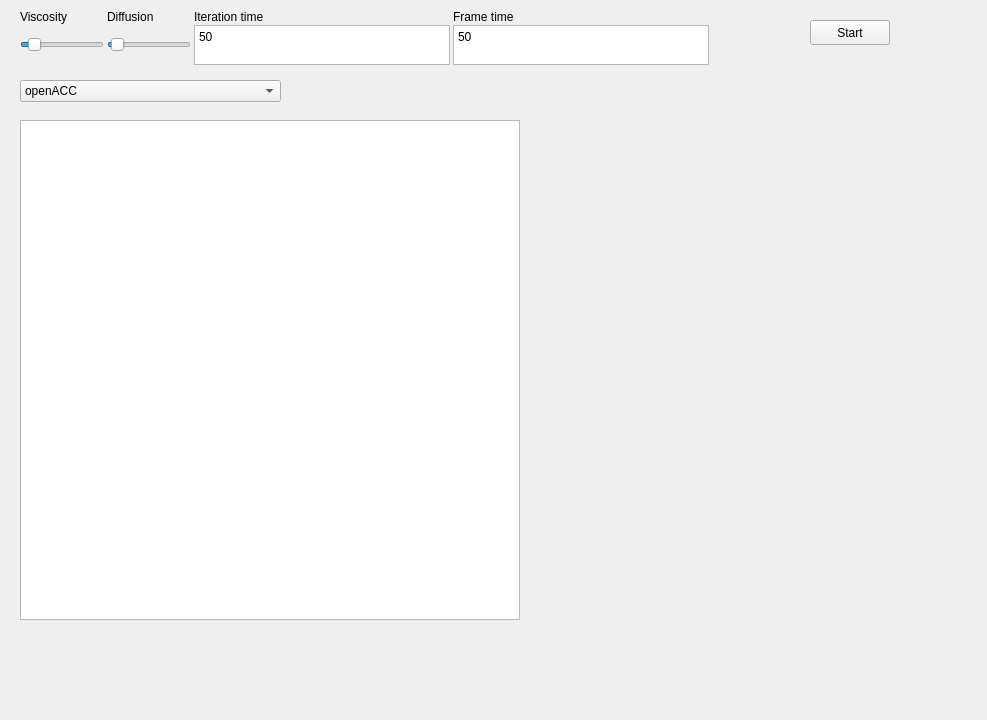
<?xml version="1.0" encoding="UTF-8"?>
<ui version="4.0">
 <class>MainWindow</class>
 <widget class="QMainWindow" name="MainWindow">
  <property name="geometry">
   <rect>
    <x>0</x>
    <y>0</y>
    <width>987</width>
    <height>720</height>
   </rect>
  </property>
  <property name="windowTitle">
   <string>MainWindow</string>
  </property>
  <widget class="QWidget" name="centralwidget">
   <widget class="MyGraphicsView" name="graphicsView">
    <property name="geometry">
     <rect>
      <x>20</x>
      <y>120</y>
      <width>500</width>
      <height>500</height>
     </rect>
    </property>
    <property name="sizePolicy">
     <sizepolicy hsizetype="Expanding" vsizetype="Expanding">
      <horstretch>0</horstretch>
      <verstretch>0</verstretch>
     </sizepolicy>
    </property>
   </widget>
   <widget class="QPushButton" name="pushButton">
    <property name="geometry">
     <rect>
      <x>810</x>
      <y>20</y>
      <width>80</width>
      <height>25</height>
     </rect>
    </property>
    <property name="text">
     <string>Start</string>
    </property>
   </widget>
   <widget class="QWidget" name="layoutWidget">
    <property name="geometry">
     <rect>
      <x>20</x>
      <y>10</y>
      <width>741</width>
      <height>64</height>
     </rect>
    </property>
    <layout class="QGridLayout" name="gridLayout">
     <property name="sizeConstraint">
      <enum>QLayout::SetFixedSize</enum>
     </property>
     <property name="horizontalSpacing">
      <number>3</number>
     </property>
     <property name="verticalSpacing">
      <number>1</number>
     </property>
     <item row="1" column="0">
      <widget class="QSlider" name="ViscositySlider">
       <property name="minimum">
        <number>1</number>
       </property>
       <property name="maximum">
        <number>999</number>
       </property>
       <property name="singleStep">
        <number>25</number>
       </property>
       <property name="sliderPosition">
        <number>100</number>
       </property>
       <property name="orientation">
        <enum>Qt::Horizontal</enum>
       </property>
      </widget>
     </item>
     <item row="1" column="2">
      <widget class="QPlainTextEdit" name="iterationTime">
       <property name="enabled">
        <bool>true</bool>
       </property>
       <property name="sizePolicy">
        <sizepolicy hsizetype="Fixed" vsizetype="Minimum">
         <horstretch>0</horstretch>
         <verstretch>0</verstretch>
        </sizepolicy>
       </property>
       <property name="maximumSize">
        <size>
         <width>16777215</width>
         <height>40</height>
        </size>
       </property>
       <property name="font">
        <font>
         <pointsize>9</pointsize>
        </font>
       </property>
       <property name="accessibleName">
        <string notr="true"/>
       </property>
       <property name="accessibleDescription">
        <string notr="true"/>
       </property>
       <property name="inputMethodHints">
        <set>Qt::ImhDigitsOnly</set>
       </property>
       <property name="lineWrapMode">
        <enum>QPlainTextEdit::NoWrap</enum>
       </property>
       <property name="plainText">
        <string notr="true">50</string>
       </property>
       <property name="tabStopDistance">
        <double>50.000000000000000</double>
       </property>
       <property name="placeholderText">
        <string notr="true">ms</string>
       </property>
      </widget>
     </item>
     <item row="1" column="1">
      <widget class="QSlider" name="DiffusionSlider">
       <property name="minimum">
        <number>1</number>
       </property>
       <property name="maximum">
        <number>1000</number>
       </property>
       <property name="sliderPosition">
        <number>51</number>
       </property>
       <property name="orientation">
        <enum>Qt::Horizontal</enum>
       </property>
      </widget>
     </item>
     <item row="0" column="1">
      <widget class="QLabel" name="label">
       <property name="text">
        <string>Diffusion</string>
       </property>
      </widget>
     </item>
     <item row="0" column="0">
      <widget class="QLabel" name="label_2">
       <property name="text">
        <string>Viscosity</string>
       </property>
      </widget>
     </item>
     <item row="0" column="2">
      <widget class="QLabel" name="label_3">
       <property name="text">
        <string>Iteration time</string>
       </property>
      </widget>
     </item>
     <item row="0" column="3">
      <widget class="QLabel" name="label_4">
       <property name="text">
        <string>Frame time</string>
       </property>
      </widget>
     </item>
     <item row="1" column="3">
      <widget class="QPlainTextEdit" name="frameTime">
       <property name="enabled">
        <bool>true</bool>
       </property>
       <property name="sizePolicy">
        <sizepolicy hsizetype="Fixed" vsizetype="Minimum">
         <horstretch>0</horstretch>
         <verstretch>0</verstretch>
        </sizepolicy>
       </property>
       <property name="maximumSize">
        <size>
         <width>16777215</width>
         <height>40</height>
        </size>
       </property>
       <property name="font">
        <font>
         <pointsize>9</pointsize>
        </font>
       </property>
       <property name="inputMethodHints">
        <set>Qt::ImhDigitsOnly</set>
       </property>
       <property name="plainText">
        <string notr="true">50</string>
       </property>
       <property name="placeholderText">
        <string notr="true">ms</string>
       </property>
      </widget>
     </item>
    </layout>
   </widget>
   <widget class="QComboBox" name="comboBox">
    <property name="geometry">
     <rect>
      <x>20</x>
      <y>80</y>
      <width>261</width>
      <height>22</height>
     </rect>
    </property>
    <property name="currentIndex">
     <number>1</number>
    </property>
    <item>
     <property name="text">
      <string>orginal</string>
     </property>
    </item>
    <item>
     <property name="text">
      <string>openACC</string>
     </property>
    </item>
    <item>
     <property name="text">
      <string>cuda</string>
     </property>
    </item>
   </widget>
  </widget>
  <widget class="QMenuBar" name="menubar">
   <property name="geometry">
    <rect>
     <x>0</x>
     <y>0</y>
     <width>987</width>
     <height>22</height>
    </rect>
   </property>
  </widget>
 </widget>
 <customwidgets>
  <customwidget>
   <class>MyGraphicsView</class>
   <extends>QGraphicsView</extends>
   <header location="global">mygraphicsview.h</header>
   <slots>
    <slot>start()</slot>
   </slots>
  </customwidget>
 </customwidgets>
 <resources/>
 <connections>
  <connection>
   <sender>pushButton</sender>
   <signal>clicked()</signal>
   <receiver>graphicsView</receiver>
   <slot>start()</slot>
   <hints>
    <hint type="sourcelabel">
     <x>678</x>
     <y>55</y>
    </hint>
    <hint type="destinationlabel">
     <x>743</x>
     <y>111</y>
    </hint>
   </hints>
  </connection>
 </connections>
</ui>
